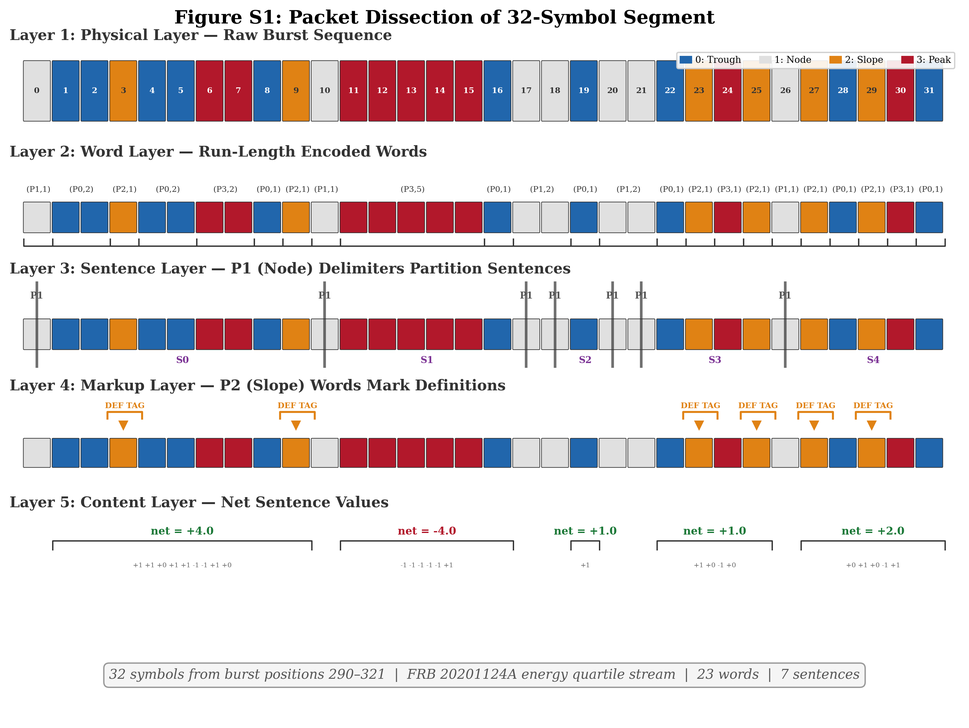
#> input picture figures/fig_s1_packet_dissection.png, 969 x 728 px, shrunk from 3048 x 2292 before the run
$ python make_figures.py
#> lines starting #> are read from the running program, lines starting #| are printed output that depends on the picture
"""Regenerate two figures that carry content-interpretation labels.

fig_s1  : crop to layers 1-3 (physical, word, sentence). Layers 4-5 are the
          markup/content reading, outside this paper's scope.
fig_s7  : regenerate with protocol/statistical rows only.

fig_channels.png is NOT generated here. This script used to contain a stale
block that wrote fig_channels.png titled "The carrier holds no sequential
structure; the five sub-channels do" -- a claim our own recomputation disproved
(PC1 lag-1 z = 463, still +332 after detrending). That block silently overwrote
the correct figure. It was removed 2026-08-13. The correct generator is
fig_channels_honest.py; do not re-add a fig_channels writer here.
"""
import numpy as np
from pathlib import Path
import matplotlib
matplotlib.use("Agg")
import matplotlib.pyplot as plt
from PIL import Image

FIG = Path(__file__).resolve().parent.parent / "figures"

# ---------------------------------------------------------------- fig_s1 crop
src = Image.open(f"{FIG}/fig_s1_packet_dissection.png")
#> src is the input picture: PIL image 969x728 RGBA; mean R, G, B, A 227.1, 220.1, 221.1, 255
w, h = src.size
#> w = 969; h = 728
src.crop((0, 0, w, int(h * 0.497))).save(f"{FIG}/fig_packet_layers.png")
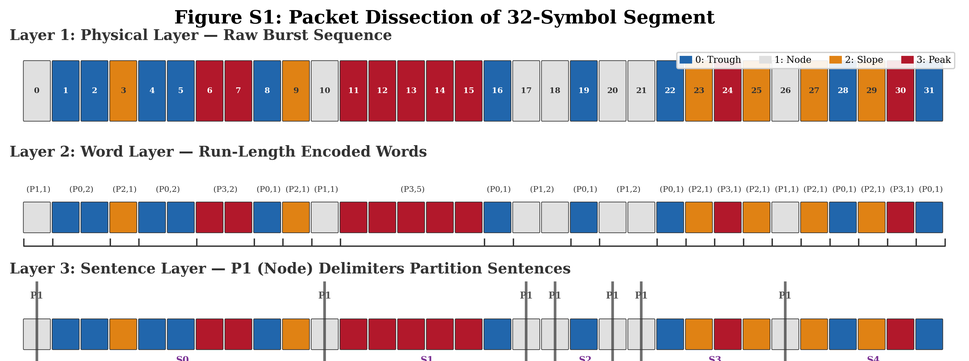
#> saved as fig_packet_layers.png: PIL image 969x361 RGBA; mean R, G, B, A 212.7, 201.6, 203.7, 255
print(f"fig_packet_layers.png  {w}x{int(h*0.497)}  (layers 1-3 only)")
#| fig_packet_layers.png  969x361  (layers 1-3 only)

# fig_channels.png is generated by fig_channels_honest.py -- see module docstring.

# ---------------------------------------------------------------- fig_s7 rebuild
# Corrections 2026-08-13: the residual-MI test has not been run on
# FRB 20220912A (the source's own Section 5 box says so), so that cell is
# not-testable, not confirmed. The "25% symbol uniformity" row is REMOVED:
# the paper withdraws that claim as fixed by construction (Section 4.3).
# Row labels use the condensed paper's neutral terminology.
rows = ["sequential MI", "residual MI", "5+1 channel PCA", "Zipf slope",
        "vocabulary growth", "brevity", "32-offset wave",
        "anti-synchronised transitions", "I/Q quadrature",
        "line-code persistence"]
cols_ = ["FRB 121102\n(bulk only)", "FRB 20201124A\n(spectral)", "FRB 20220912A\n(spectral)"]
# 1 = confirmed, 0 = not testable with available data
M = np.array([[1,1,1],[1,1,0],[0,1,1],[1,1,1],[1,1,1],[1,1,1],
              [0,1,1],[0,1,1],[0,1,1],[1,1,1]])
fig, ax = plt.subplots(figsize=(7.4, 5.6))
for i in range(len(rows)):
    for j in range(3):
        ok = M[i, j] == 1
        ax.add_patch(plt.Rectangle((j, len(rows)-1-i), .94, .88,
                     facecolor="#a5d6a7" if ok else "#eeeeee",
                     edgecolor="white", lw=2))
        ax.text(j+.47, len(rows)-1-i+.44, "Y" if ok else "--", ha="center", va="center",
                fontsize=14, fontweight="bold", color="#1b5e20" if ok else "#9e9e9e")
ax.set_xlim(-.02, 3); ax.set_ylim(-1.1, len(rows)+.55)
ax.set_xticks([j+.47 for j in range(3)]); ax.set_xticklabels(cols_, fontsize=9.5, fontweight="bold")
ax.xaxis.set_ticks_position("top")
ax.set_yticks([len(rows)-1-i+.44 for i in range(len(rows))])
ax.set_yticklabels(rows, fontsize=10)
for s in ax.spines.values(): s.set_visible(False)
ax.tick_params(length=0)
n_ok = int(M.sum()); n_grey = int((M == 0).sum())
ax.text(1.47, -.05, f"{n_ok} of {n_ok} testable cells confirmed, none failed\n"
        f"{n_grey} not testable with available data  |  "
        f"protocol and statistical features only",
        ha="center", va="top", fontsize=8.5, style="italic", color="#555555")
fig.tight_layout(); fig.savefig(f"{FIG}/fig_crosssource.png", dpi=200); plt.close(fig)
#> after `fig.tight_layout()`:
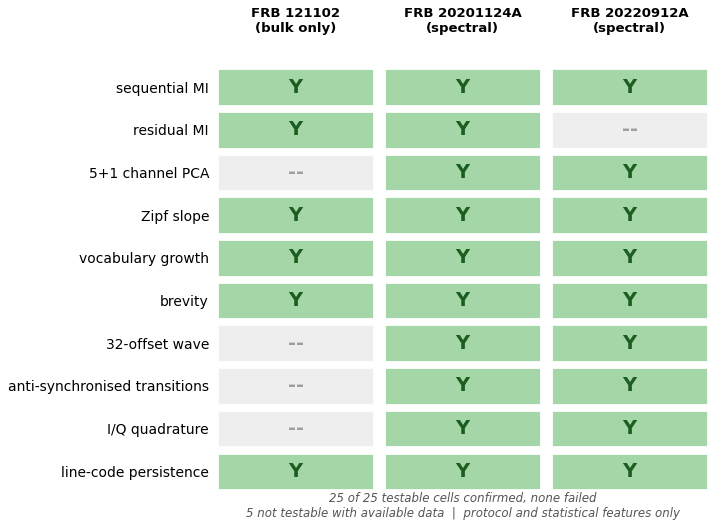
#> figure drawn by matplotlib, 1 panel
print(f"fig_crosssource.png written ({n_ok} confirmed, {n_grey} not testable)")

$ run again, with figures/fig_s7_cross_source_matrix.png copied over figures/fig_s1_packet_dissection.png
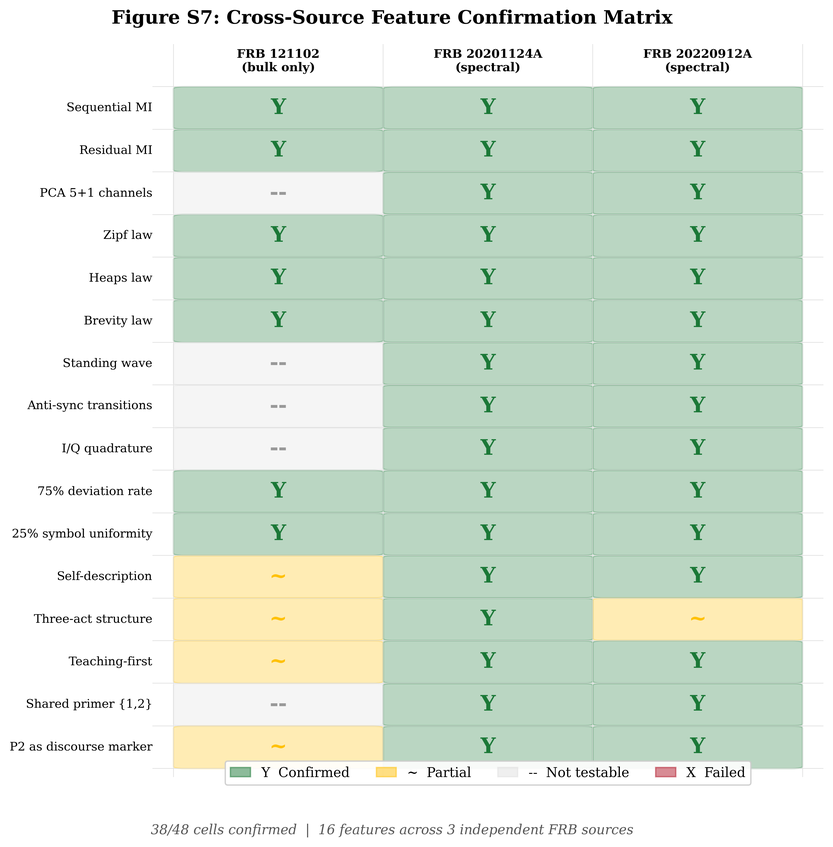
#> input picture figures/fig_s7_cross_source_matrix.png, 833 x 847 px, shrunk from 2607 x 2652 before the run
#> src is the input picture: PIL image 833x847 RGBA; mean R, G, B, A 216.2, 228.8, 215.4, 255
#> `src.crop((0, 0, w, int(h * 0.497))).save(f"{FIG}/fig_packet_layers.png")`:
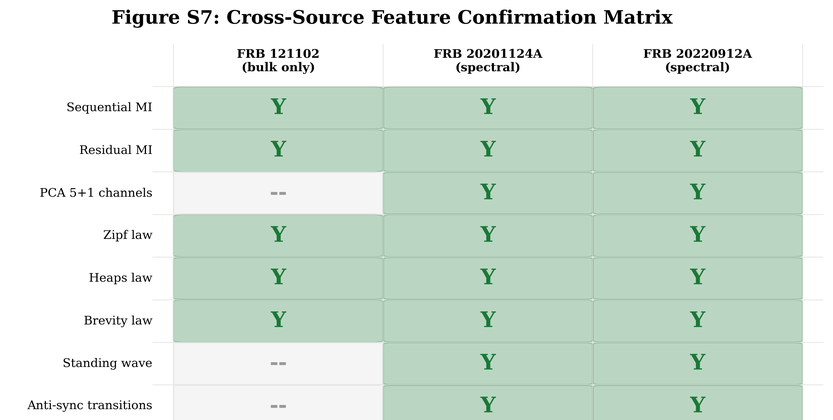
#> saved as fig_packet_layers.png: PIL image 833x420 RGBA; mean R, G, B, A 211.9, 227, 216.2, 255
#| fig_packet_layers.png  833x420  (layers 1-3 only)
